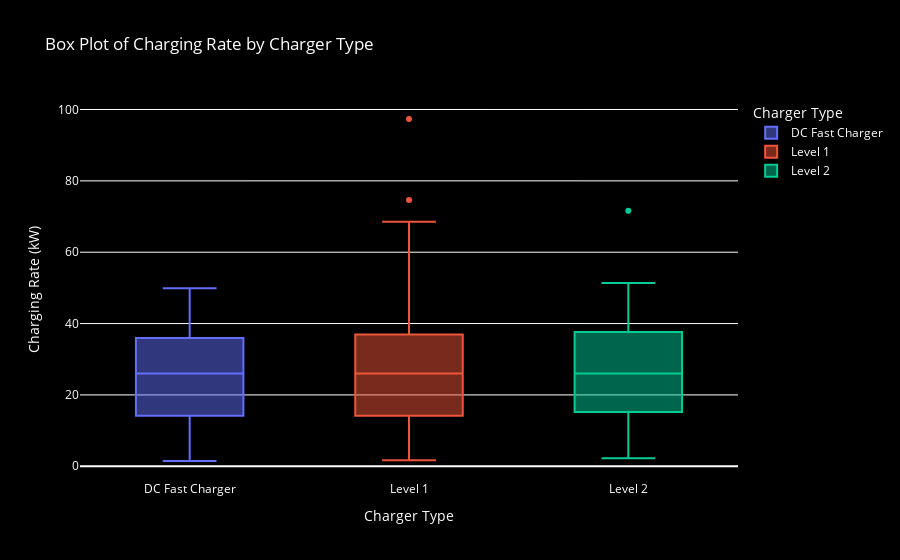

Source (notebook cell):
### Code cell
# Ensure the required columns exist in the DataFrame
if 'Charger Type' in df.columns and 'Charging Rate (kW)' in df.columns:
    fig = px.box(
        df,
        x='Charger Type',
        y='Charging Rate (kW)',
        title='Box Plot of Charging Rate by Charger Type',
        color='Charger Type'
    )

    fig.update_layout(
        xaxis_title='Charger Type',
        yaxis_title='Charging Rate (kW)',
        plot_bgcolor='black',
        paper_bgcolor='black',
        font_color='white'
    )

    fig.show()
else:
    print("Required columns 'Charger Type' and 'Charging Rate (kW)' are missing in the DataFrame.")

### Figure 1 — Plotly figure (JSON) as saved in the notebook; plotly's stock layout.template omitted (floating-point values rounded to 4 significant figures; data arrays with more than 128 entries replaced by an {"elided": "..."} marker saying what was removed)
{"data": [{"alignmentgroup": "True", "hovertemplate": "Charger Type=%{x}<br>Charging Rate (kW)=%{y}<extra></extra>", "legendgroup": "DC Fast Charger", "marker": {"color": "#636efa"}, "name": "DC Fast Charger", "notched": false, "offsetgroup": "DC Fast Charger", "orientation": "v", "showlegend": true, "type": "box", "x": {"elided": "430 str values"}, "x0": " ", "xaxis": "x", "y": {"elided": "430 float values"}, "y0": " ", "yaxis": "y"}, {"alignmentgroup": "True", "hovertemplate": "Charger Type=%{x}<br>Charging Rate (kW)=%{y}<extra></extra>", "legendgroup": "Level 1", "marker": {"color": "#EF553B"}, "name": "Level 1", "notched": false, "offsetgroup": "Level 1", "orientation": "v", "showlegend": true, "type": "box", "x": {"elided": "459 str values"}, "x0": " ", "xaxis": "x", "y": {"elided": "459 float values"}, "y0": " ", "yaxis": "y"}, {"alignmentgroup": "True", "hovertemplate": "Charger Type=%{x}<br>Charging Rate (kW)=%{y}<extra></extra>", "legendgroup": "Level 2", "marker": {"color": "#00cc96"}, "name": "Level 2", "notched": false, "offsetgroup": "Level 2", "orientation": "v", "showlegend": true, "type": "box", "x": {"elided": "431 str values"}, "x0": " ", "xaxis": "x", "y": {"elided": "431 float values"}, "y0": " ", "yaxis": "y"}], "layout": {"boxmode": "overlay", "font": {"color": "white"}, "legend": {"title": {"text": "Charger Type"}, "tracegroupgap": 0}, "paper_bgcolor": "black", "plot_bgcolor": "black", "title": {"text": "Box Plot of Charging Rate by Charger Type"}, "xaxis": {"anchor": "y", "categoryarray": ["DC Fast Charger", "Level 1", "Level 2"], "categoryorder": "array", "domain": [0, 1], "title": {"text": "Charger Type"}}, "yaxis": {"anchor": "x", "domain": [0, 1], "title": {"text": "Charging Rate (kW)"}}}}
